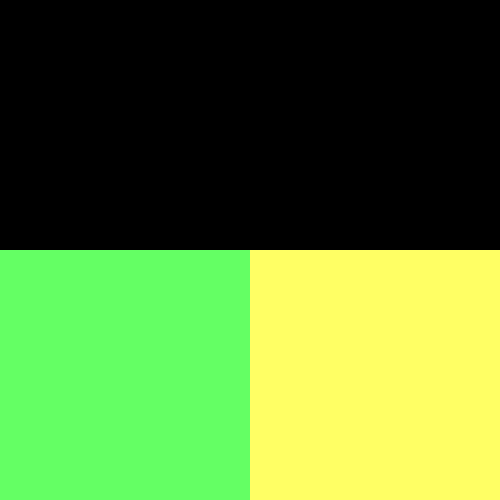
Frame 1 (no input)
Frame 60 (no input): identical to frame 1, image omitted
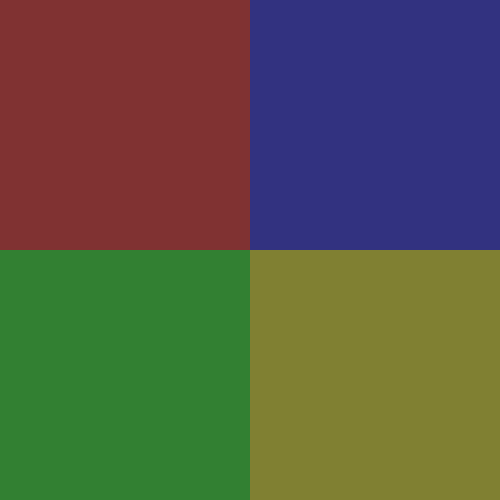
Frame 120 (the mouse pressed at the canvas centre since frame 60)

The p5.js sketch that drew these frames (run headless with seeded random() and noise() and a simulated clock; from frame 60 on, the mouse is pressed at the canvas centre):

// p5.js sketch
// ── sketch.js
//DAT405 / GAD405
//00_Template
//The purpose of this sketch is to provide a basic template
//for P5.js projects

//Initialization function
function setup() {
  //Print a message to the console - to view using Chrome:
  //View > Developer > Developer Tools > Console
console.log("Initialization: OK")
createCanvas(500,500);
noStroke();
}

//rendering function
function draw() {

var M = map(mouseX, 0, width, 0 , 255);
var X = map(mouseY, 0, height, 0 ,255);
var Y = map(mouseX, 0, width, 255, 0);
var Y2 = map(mouseY, 0, height, 255, 0);
background(0,0,0);

fill(255, 100, 100, M);
rect(0, 0, 250, 250);

fill(100, 100, 255, X);
rect(250, 0, 250, 250);

fill(100, 255, 100, Y);
rect(0, 250, 250, 250);

fill(255, 255, 100, Y2);
rect(250, 250, 250, 250);

  //Print a message to the console - to view using Chrome:
  //View > Developer > Developer Tools > Console
}
